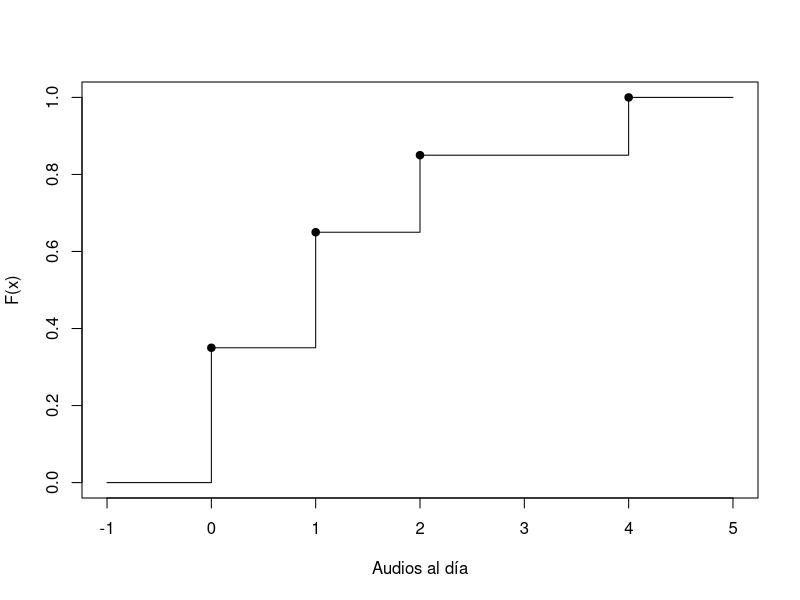

Here is the R script that generated this plot:
# Funciones «para tu script»
# Del artículo «Variables aleatorias discretas — ejercicios tipo examen con el grupo de WhatsApp, modelos que hay que reconocer y una función de masa con parámetro (y el 1 - pbinom(5) que me costó un punto)»
# https://sergiolearns.com/variables-aleatorias-discretas-ejercicios/

# ===== Variables aleatorias discretas (ME1, tema 3) =====

# --- Una variable dada por su tabla ---
# x: valores; p: probabilidades. Devuelve media, varianza y desviación típica.
va_resumen <- function(x, p) {
  stopifnot(abs(sum(p) - 1) < 1e-8, all(p >= 0))   # que sea una función de masa
  m <- sum(x * p)
  v <- sum(x^2 * p) - m^2
  round(c(media = m, varianza = v, sd = sqrt(v)), 2)
}
# Masa desde la función de distribución (F en el orden de x)
masa_desde_F <- function(F) diff(c(0, F))
# Asimetría y curtosis a partir de la tabla
va_forma <- function(x, p) {
  m <- sum(x * p); s <- sqrt(sum((x - m)^2 * p))
  round(c(asimetria = sum((x - m)^3 * p) / s^3,
          curtosis = sum((x - m)^4 * p) / s^4), 2)
}
# Dibujo de F con los saltos en su sitio
dibuja_F <- function(x, p, ...) {
  F <- cumsum(p)
  plot(c(min(x) - 1, x, max(x) + 1), c(0, F, 1), type = "s", ylab = "F(x)", ...)
  points(x, F, pch = 19)
}

# --- fgm: comprobar momentos con derivadas numéricas ---
# fgm: función de t. Devuelve aproximaciones de E(X) y E(X^2).
momentos_fgm <- function(fgm, h = 1e-4) {
  d1 <- (fgm(h) - fgm(-h)) / (2 * h)
  d2 <- (fgm(h) - 2 * fgm(0) + fgm(-h)) / h^2
  round(c(EX = d1, EX2 = d2, var = d2 - d1^2), 2)
}

# --- Probabilidades de cola sin equivocarse de borde ---
# fp: la función p... del modelo (pbinom, pgeom, pnbinom, ppois); ...: sus parámetros
al_menos <- function(k, fp, ...) 1 - fp(k - 1, ...)     # P(X >= k)
mas_de   <- function(k, fp, ...) 1 - fp(k, ...)         # P(X > k)
entre    <- function(a, b, fp, ...) fp(b, ...) - fp(a - 1, ...)   # P(a <= X <= b)
# Moda (o modas) de una función de masa en los valores x
modas <- function(x, p) x[abs(p - max(p)) < 1e-12]

# --- Una serie de masa con parámetro: comprobar suma, media y fgm ---
comprueba_masa <- function(px, x = 1:200, t = 0.1) {
  p <- px(x)
  round(c(suma = sum(p), media = sum(x * p), fgm_t = sum(exp(t * x) * p)), 4)
}

# ===== Ejercicios resueltos =====
# Ejercicio 1: audios de Marcos
x1 <- c(0, 1, 2, 4); F1 <- c(0.35, 0.65, 0.85, 1)
p1 <- masa_desde_F(F1); p1
va_resumen(x1, p1)
momentos_fgm(function(t) sum(exp(t * x1) * p1))
dibuja_F(x1, p1, xlab = "Audios al día")
# Ejercicio 2: preguntas sobre la práctica
round(c(P3 = dbinom(3, 20, 0.15), al_menos_5 = al_menos(5, pbinom, 20, 0.15)), 2)
round(mas_de(6, pgeom, 0.15), 2)
round(pnbinom(10, 3, 0.15), 2); qnbinom(0.9, 3, 0.15)
round(entre(4, 8, ppois, 6), 2)
modas(0:16, dpois(0:16, 6))
# Ejercicio 3: Poisson truncada en cero, theta = 2
comprueba_masa(function(x) 2^x / (factorial(x) * (exp(2) - 1)), x = 1:60)
# Bonus: E(2^X) con X ~ Pois(4) es la fgm en log(2)
exp(4 * (exp(log(2)) - 1))
